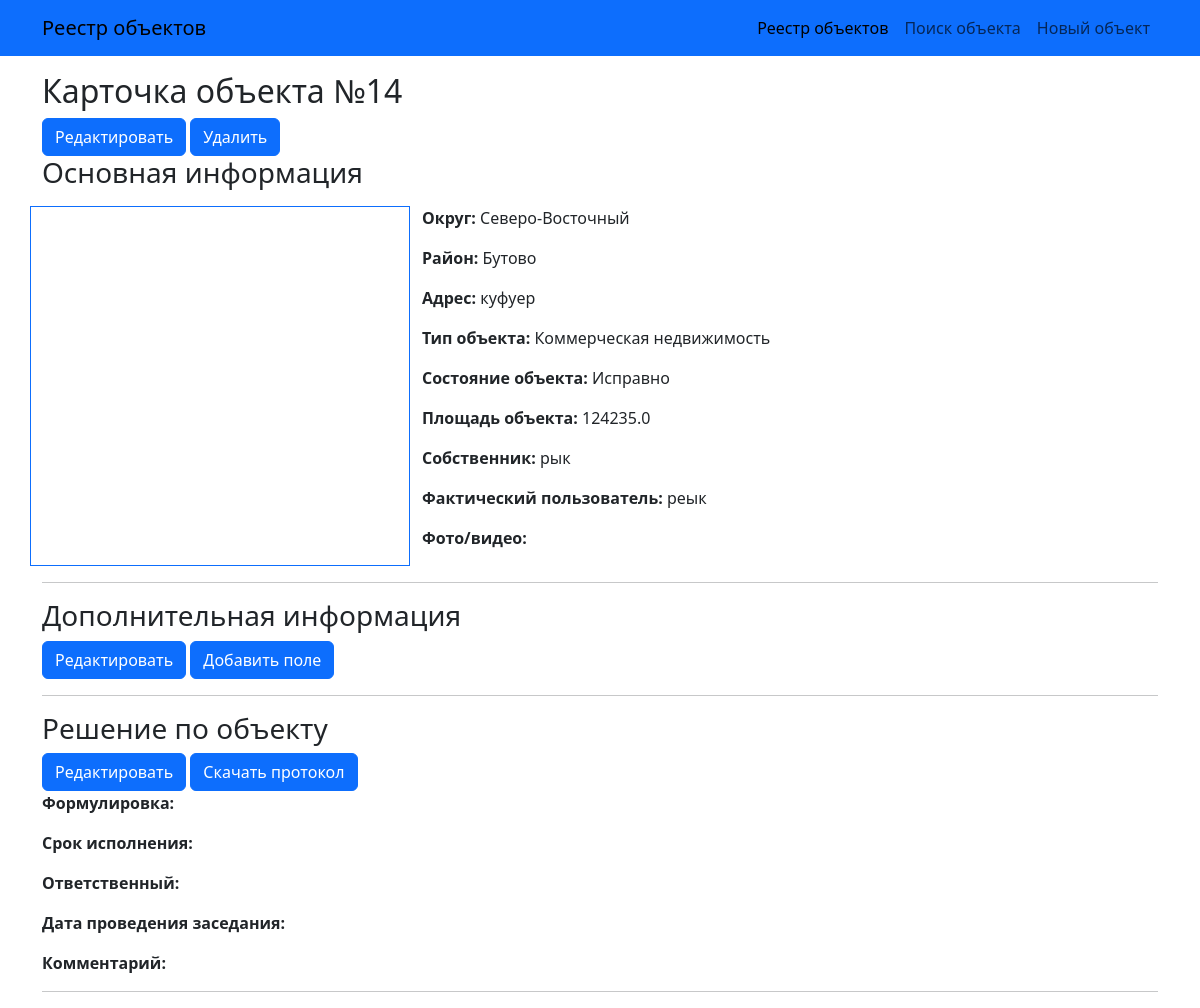
The page /estate_objects/14 on the database its author committed.
### estate_objects/models.py (models this page shows, shortened)
class EstateObject(models.Model):
    division = models.CharField(max_length=2, choices=DIVISIONS, verbose_name='Округ')
    district = models.CharField(max_length=32, choices=DISTRICTS, verbose_name='Район')
    address = models.CharField(max_length=256, verbose_name='Адрес')
    obj_type = models.CharField(max_length=16, choices=OBJ_TYPES, verbose_name='Тип объекта')
    condition = models.CharField(max_length=32, choices=CONDITIONS, verbose_name='Состояние объекта')
    area = models.FloatField(validators=[MinValueValidator(0)], verbose_name='Площадь объекта')
    owner = models.CharField(max_length=256, verbose_name='Собственник')
    current_holder = models.CharField(max_length=256, verbose_name='Фактический пользователь')
    media_files = models.FileField(upload_to='photo_video/', verbose_name='Фото/видео')

### estate_objects/views.py (the view)
# urls.py: path('<int:pk>', ObjectDetails.as_view(), name='object_details'),
class ObjectDetails(DetailView):
    model = EstateObject
    template_name = 'object.html'
    context_object_name = 'object'
    def get_context_data(self, **kwargs):
        context = super().get_context_data(**kwargs)
        context["solution"] = Solution.objects.filter(pk=self.kwargs.get('pk')).first()
        context["additional_fields"] = AdditionalFields.objects.filter(obj_id=self.kwargs.get('pk'))
        return context

### templates/object.html (shortened to what this page needs)
{% extends 'base.html' %}
{% block content %}
<h2>Карточка объекта №{{ object.pk }}</h2>
<a class="btn btn-primary" href="{% url 'object_update' object.id %}">Редактировать</a>
<a class="btn btn-primary" href="{% url 'object_delete' object.id %}">Удалить</a>
<h3>Основная информация</h3>
<div class="row mt-3">
    <div class="col-4 border  border-primary">
    </div>
    <div class="col-8">
        <p><b>Округ:</b> {{ object.get_division_display }}</p>
        <p><b>Район:</b> {{ object.get_district_display }}</p>
        <p><b>Адрес:</b> {{ object.address }}</p>
        <p><b>Тип объекта:</b> {{ object.get_obj_type_display }}</p>
        <p><b>Состояние объекта:</b> {{ object.get_condition_display }}</p>
        <p><b>Площадь объекта:</b> {{ object.area }}</p>
        <p><b>Собственник:</b> {{ object.owner }}</p>
        <p><b>Фактический пользователь:</b> {{ object.current_holder }}</p>
        <p><b>Фото/видео:</b> {{ object.media_files }}</p>
    </div>
</div>
<hr>
<h3>Дополнительная информация</h3>
<a class="btn btn-primary" href="{% url 'object_update' object.id %}">Редактировать</a>
<a class="btn btn-primary" href="{% url 'object_update' object.id %}">Добавить поле</a>
<hr>
<h3>Решение по объекту</h3>
<a class="btn btn-primary" href="{% url 'solution_update' object.id %}">Редактировать</a>
<button class="btn btn-primary">Скачать протокол</button>
<p><b>Формулировка:</b> {{ solution.description }}</p>
<p><b>Срок исполнения:</b> {{ solution.complete_before }}</p>
<p><b>Ответственный:</b> {{ solution.responsible }}</p>
<p><b>Дата проведения заседания:</b> {{ solution.discussion_date }}</p>
<p><b>Комментарий:</b> {{ solution.comment }}</p>
<hr>
{% endblock %}

### rows shown on the page
EstateObject: pk "14", division "Северо-Восточный", district "Бутово", address "куфуер", obj_type "Коммерческая недвижимость", condition "Исправно", area "124235.0", owner "рык", current_holder "реык"
